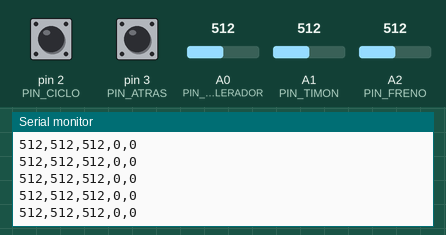
A sketch run on a simulated Arduino Uno, built with avr-gcc and run on an emulated ATmega328P. On the bench: the last lines printed to the serial monitor. The test bench sets the inputs (shaded band); at power-on: A0 (PIN_ACELERADOR) = 512, pin 2 (PIN_CICLO) HIGH, pin 3 (PIN_ATRAS) HIGH, A1 (PIN_TIMON) = 512, A2 (PIN_FRENO) = 512.

Above: at 13.3 s.
13.4 s: A0 (PIN_ACELERADOR) set to 984
At 14.1 s:
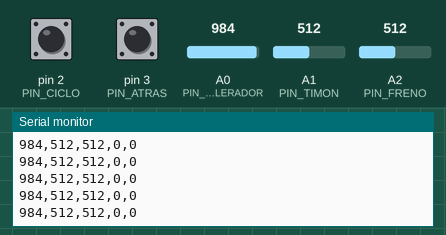
14.9 s: A0 (PIN_ACELERADOR) set to 1017
At 15.7 s:
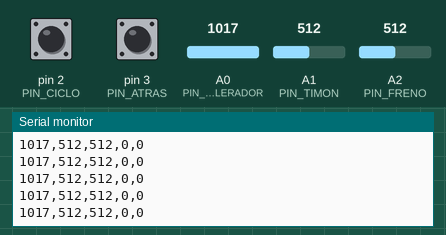
Timing chart, 0 to 17.4 s (numbered marks = the images above; inputs shaded):
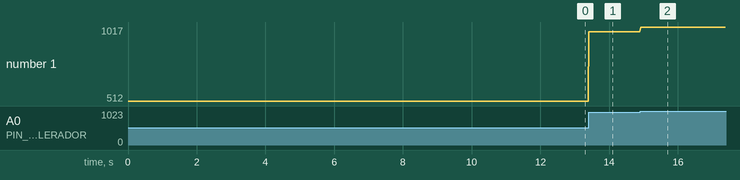

Measured:
- after the input at 13.4 s, the serial monitor: prints a new line at once (image 1)
- after the input at 14.9 s, the serial monitor: prints a new line at once (image 2)
- plotted number 1: 512 → 984 after the input at 13.4 s, 984 → 1017 after the input at 14.9 s

The sketch:

Arduino.ino
```cpp
// Control de vehículo para ENT-Game (ArduinoSerial.cs + ArduinoController.cs).
// Manda una línea por lectura: "acelerador,timon,freno,ciclo,atras\n"
//   - Potenciómetros: 0-1023.
//   - Botones: 1 = presionado, 0 = suelto.
// Si les falta algo (ej: no hay freno), manden 0 en esa posición para no correr las demás.
//
// Botones en el menú: CICLO toque corto = siguiente opción, mantener = seleccionar.
//                     ATRÁS = volver / abrir el menú de pausa.
// Botones en el juego: CICLO = cambiar vista.

// Pines de los potenciómetros
const int PIN_ACELERADOR = A0;
const int PIN_TIMON = A1;
const int PIN_FRENO = A2;

// Pines de los botones (cada botón va del pin a GND, sin resistencia)
const int PIN_CICLO = 2;
const int PIN_ATRAS = 3;

void setup() {
  Serial.begin(9600);
  pinMode(PIN_CICLO, INPUT_PULLUP); // con PULLUP el pin lee LOW cuando se presiona
  pinMode(PIN_ATRAS, INPUT_PULLUP);
}

void loop() {
  Serial.print(analogRead(PIN_ACELERADOR));           // index 0
  Serial.print(",");
  Serial.print(analogRead(PIN_TIMON));                // index 1
  Serial.print(",");
  Serial.print(analogRead(PIN_FRENO));                // index 2
  Serial.print(",");
  Serial.print(digitalRead(PIN_CICLO) == LOW ? 1 : 0); // index 3
  Serial.print(",");
  Serial.println(digitalRead(PIN_ATRAS) == LOW ? 1 : 0); // index 4

  delay(20); // ~50 Hz, suficiente para movimiento fluido
}
```
